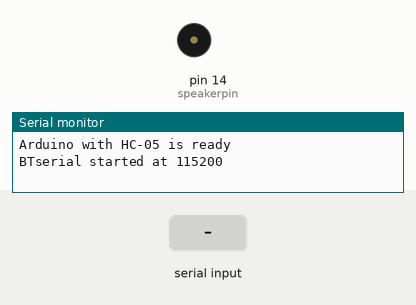
This sketch was run on a simulated Arduino Uno, built with avr-gcc and run on an emulated ATmega328P. On the bench: buzzer (waves = sounding), the last lines printed to the serial monitor. The test bench sets the inputs (shaded band).

Above: at 1.2 s.
1.3 s: "1" received over the second serial link
At 2.3 s:
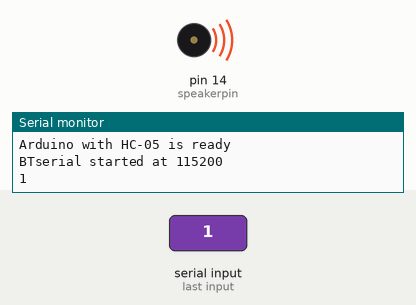
2.8 s: "6" received over the second serial link
At 3.5 s:
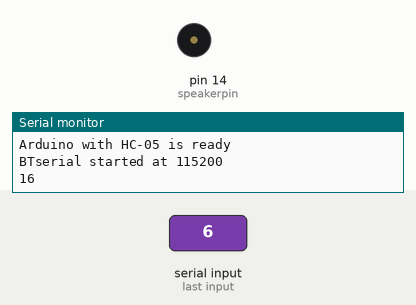
Timing chart, 0 to 5.8 s (numbered marks = the images above; inputs shaded):
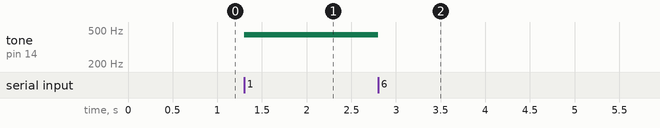

The sketch:

Music_output_player.ino
```cpp
/*************************************************
    Author: Atul Dubey
    Date: 28/09/2022
    Description:
      This code will help you play music using the
      bluetooth enabled smart glove
 *************************************************/

#include <SoftwareSerial.h>
//#include <Adafruit_NeoPixel.h>

//Adafruit_NeoPixel pixels = Adafruit_NeoPixel(10, 12, NEO_GRB + NEO_KHZ800);
SoftwareSerial BTserial(4, 5); // RX | TX
// Connect the HC-05 TX to Arduino pin 2 RX.
// Connect the HC-05 RX to Arduino pin 3 TX through a voltage divider.

char c = ' ';
char temp = 'o';
int speakerpin = 14;
int note1 = 440;
int note2 = 494;
int note3 = 523;
int note4 = 587;
int noteDuration = 120;

void setup()
{
  // start the serial communication with the host computer
  Serial.begin(115200);
  Serial.println("Arduino with HC-05 is ready");

  // start communication with the HC-05 using 9600
  BTserial.begin(115200);
  Serial.println("BTserial started at 115200");
  //     pixels.begin();

  // myservo1.attach(14);
  // myservo2.attach(15);
  //myservo3.attach(12);
  // myservo4.attach(13);
}

void loop()
{

  // Keep reading from HC-05 and send to Arduino Serial Monitor
  if (BTserial.available())
  {
    c = BTserial.read();
    Serial.print(c);
    //delay(10);
  }
  if (c == '1' || temp == '1')
  { //myservo1.write(10);
    //delay(1000);
    tone(speakerpin, note1, noteDuration);
    //temp=c;
  }
  if (c == '2' || temp == '2')
  { // myservo2.write(10);
    //delay(2000);
    // temp=c;
    tone(speakerpin, note2, noteDuration);
  }
  if (c == '3' || temp == '3')
  { //myservo3.write(10);
    //delay(2000);
    //temp=c;
    tone(speakerpin, note3, noteDuration);
  }
  if (c == '4' || temp == '4')
  { //myservo4.write(10);
    //delay(2000);
    //temp=c;
    tone(speakerpin, note4, noteDuration);
  }
  if (c == '6')
  {
    //myservo1.write(150);
    //myservo2.write(150);
    //myservo3.write(150);
    //myservo4.write(150);
    //temp='o';
  }
}
```

Measured:
- after the input at 1.3 s, tone on pin 14 (speakerpin): silent → 440 Hz at once
- after the input at 2.8 s, tone on pin 14 (speakerpin): 440 Hz → silent at once
